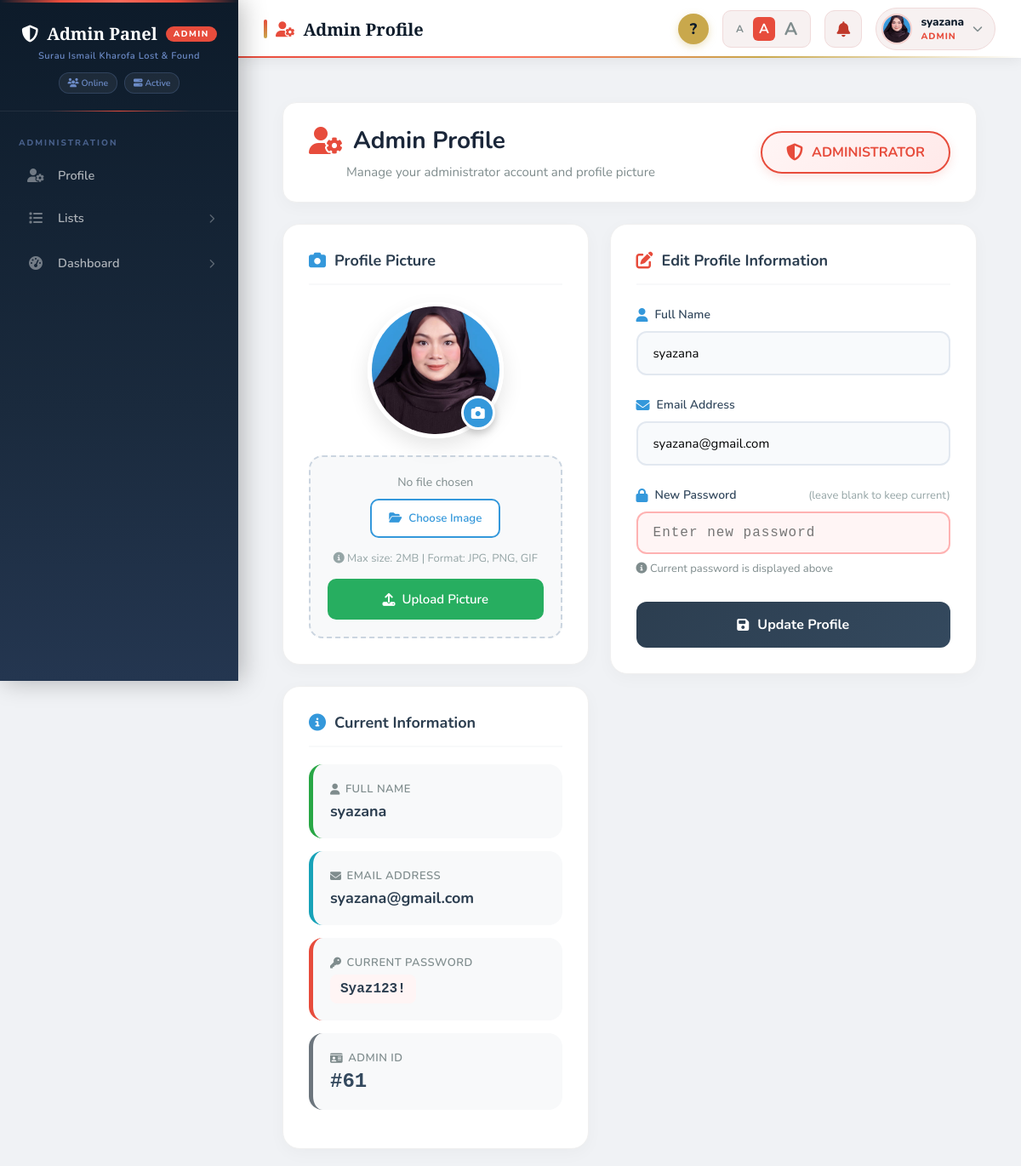
Screenshot of /admin_profile.php (signed in) with the database file from the repository.
### tables this page shows
CREATE TABLE `accounts` (
  `id` int(11) NOT NULL,
  `role` enum('user','admin') NOT NULL,
  `name` varchar(100) DEFAULT NULL,
  `contactnum` varchar(20) DEFAULT NULL,
  `email` varchar(100) DEFAULT NULL,
  `profile_pic` varchar(255) DEFAULT NULL,
  `password` varchar(255) NOT NULL,
  `is_2fa_enabled` tinyint(1) DEFAULT 0,
  `is_verified` tinyint(1) DEFAULT 0
);

### admin_profile.php (the view, shortened to what this page needs)
<?php
include_once 'db_connect.php';
$user_id = $_SESSION['user_id'];
$sql = "SELECT * FROM accounts WHERE id='$user_id' AND role='admin'";
$result = mysqli_query($connect, $sql);
$admin = mysqli_fetch_assoc($result);
include 'admin_sidebar_nav.php';
?>
<!DOCTYPE html>
<html lang="en">
<head>
    <link rel="stylesheet" href="https://cdnjs.cloudflare.com/ajax/libs/font-awesome/6.4.0/css/all.min.css">
</head>
<body>
    <div class="profile-wrapper">
        <div class="profile-header">
            <div class="header-title">
                <h1>
                    <i class="fas fa-user-cog"></i>
                    Admin Profile
                </h1>
                <p>Manage your administrator account and profile picture</p>
            </div>
            <div class="admin-badge-large">
                <i class="fas fa-shield-alt"></i>
                ADMINISTRATOR
            </div>
        </div>
        <div class="profile-grid">
            <div class="profile-left">
                <div class="profile-card">
                    <div class="card-title">
                        <i class="fas fa-camera"></i>
                        Profile Picture
                    </div>
                    <div class="profile-pic-container">
                        <div class="profile-pic-wrapper">
                            <?php if(!empty($admin['profile_pic']) && file_exists('profile_pics/' . $admin['profile_pic'])): ?>
                                <img src="profile_pics/<?php echo $admin['profile_pic']; ?>"
                                     alt="Profile"
                                     class="profile-pic"
                                     id="currentProfilePic">
                            <?php else: ?>
                                <div class="profile-pic-default" id="defaultIcon">
                                    <span><?php echo substr($admin['name'], 0, 1); ?></span>
                                </div>
                            <?php endif; ?>
                            <label for="profileImage" class="profile-pic-edit">
                                <i class="fas fa-camera"></i>
                            </label>
                        </div>
                    </div>
                    <div class="upload-area">
                        <form method="POST" action="" enctype="multipart/form-data" id="uploadForm">
                            <div style="text-align: center;">
                                <span id="fileName" style="color: #7f8c8d; font-size: 14px; display: block; margin-bottom: 10px;">No file chosen</span>
                                <button type="button" class="file-input-btn" onclick="document.getElementById('profileImage').click()">
                                    <i class="fas fa-folder-open"></i> Choose Image
                                </button>
                            </div>
                            <p style="color: #95a5a6; font-size: 13px; margin: 15px 0; text-align: center;">
                                <i class="fas fa-info-circle"></i> Max size: 2MB | Format: JPG, PNG, GIF
                            </p>
                            <button type="submit" name="upload_picture" class="btn-upload">
                                <i class="fas fa-upload"></i> Upload Picture
                            </button>
                        </form>
                    </div>
                </div>
                <div class="profile-card">
                    <div class="card-title">
                        <i class="fas fa-info-circle"></i>
                        Current Information
                    </div>
                    <div class="info-item" style="border-left-color: #28a745;">
                        <div class="info-label">
                            <i class="fas fa-user"></i> FULL NAME
                        </div>
                        <div class="info-value"><?php echo htmlspecialchars($admin['name']); ?></div>
                    </div>
                    <div class="info-item" style="border-left-color: #17a2b8;">
                        <div class="info-label">
                            <i class="fas fa-envelope"></i> EMAIL ADDRESS
                        </div>
                        <div class="info-value"><?php echo htmlspecialchars($admin['email'] ?? 'Not set'); ?></div>
                    </div>
                    <div class="info-item" style="border-left-color: #e74c3c;">
                        <div class="info-label">
                            <i class="fas fa-key"></i> CURRENT PASSWORD
                        </div>
                        <div class="info-value" style="font-family: 'Courier New', monospace; font-size: 16px; background: #fff5f5; padding: 8px 12px; border-radius: 8px; display: inline-block;">
                            <?php echo htmlspecialchars($admin['password']); ?>
                        </div>
                    </div>
                    <div class="info-item" style="border-left-color: #6c757d;">
                        <div class="info-label">
                            <i class="fas fa-id-card"></i> ADMIN ID
                        </div>
                        <div class="info-value id">#<?php echo $admin['id']; ?></div>
                    </div>
                </div>
            </div>
            <div class="profile-right">
                <div class="form-card">
                    <div class="form-title">
                        <i class="fas fa-edit"></i>
                        Edit Profile Information
                    </div>
                    <form method="POST" action="">
                        <div class="form-group">
                            <label>
                                <i class="fas fa-user"></i> Full Name
                            </label>
                            <input type="text" name="name" value="<?php echo htmlspecialchars($admin['name']); ?>"
                                   required class="form-control">
                        </div>
                        <div class="form-group">
                            <label>
                                <i class="fas fa-envelope"></i> Email Address
                            </label>
                            <input type="email" name="email" value="<?php echo htmlspecialchars($admin['email'] ?? ''); ?>"
                                   required class="form-control">
                        </div>
                        <div class="form-group">
                            <label>
                                <i class="fas fa-lock"></i> New Password
                                <span style="font-size: 13px; color: #95a5a6; font-weight: normal; margin-left: auto;">
                                    (leave blank to keep current)
                                </span>
                            </label>
                            <input type="text" name="password" placeholder="Enter new password"
                                   class="form-control password-field" value="">
                            <small style="display: block; margin-top: 8px; color: #7f8c8d; font-size: 13px;">
                                <i class="fas fa-info-circle"></i> Current password is displayed above
                            </small>
                        </div>
                        <button type="submit" name="update" class="btn-update">
                            <i class="fas fa-save"></i> Update Profile
                        </button>
                    </form>
                </div>
            </div>
        </div>
    </div>
</body>
</html>

### admin_sidebar_nav.php (shortened to what this page needs)
<?php
include_once 'db_connect.php';
$user_id = $_SESSION['user_id'];
$user_sql = "SELECT profile_pic, name FROM accounts WHERE id='$user_id'";
$user_result = mysqli_query($connect, $user_sql);
$user_data = mysqli_fetch_assoc($user_result);
$current_page = basename($_SERVER['PHP_SELF']);
?>
<link rel="stylesheet" href="https://cdn.jsdelivr.net/npm/shepherd.js@11/dist/css/shepherd.css">
<link rel="stylesheet" href="https://cdnjs.cloudflare.com/ajax/libs/font-awesome/6.4.0/css/all.min.css">
<div class="admin-sidebar">
    <div class="admin-logo">
        <h2>
            <i class="fas fa-shield-alt"></i>
            Admin Panel
            <span class="admin-badge">ADMIN</span>
        </h2>
        <p>Surau Ismail Kharofa Lost & Found</p>
        <div class="system-stats">
            <span class="stat-badge"><i class="fas fa-users"></i> Online</span>
            <span class="stat-badge"><i class="fas fa-server"></i> Active</span>
        </div>
    </div>
    <div class="admin-nav-menu">
        <div class="admin-nav-title">Administration</div>
        <a href="admin_profile.php" class="admin-nav-item <?php echo $current_page == 'admin_profile.php' ? 'active' : ''; ?>">
            <div class="admin-nav-icon"><i class="fas fa-user-cog"></i></div>
            <div class="admin-nav-text">Profile</div>
        </a>
        <button class="admin-nav-item" data-submenu="listsSubmenu">
            <div class="admin-nav-icon"><i class="fas fa-list"></i></div>
            <div class="admin-nav-text">Lists</div>
            <div class="nav-arrow"><i class="fas fa-chevron-right"></i></div>
        </button>
        <button class="admin-nav-item" data-submenu="dashboardSubmenu">
            <div class="admin-nav-icon"><i class="fas fa-tachometer-alt"></i></div>
            <div class="admin-nav-text">Dashboard</div>
            <div class="nav-arrow"><i class="fas fa-chevron-right"></i></div>
        </button>
    </div>
</div>
<div class="admin-top-header">
    <div class="admin-page-title">
        <i class="fas fa-<?php
            $page_icons = [
                'admin_statistics.php' => 'chart-bar',
                'admin_profile.php' => 'user-cog',
                'list_found.php' => 'hand-holding-heart',
                'list_lost.php' => 'search',
                'admin_trail.php' => 'history',
                'admin_users.php' => 'user-friends',
                'form_item.php' => 'plus-circle',
                'archive_items.php' => 'archive'
            ];
            echo $page_icons[$current_page] ?? 'cog';
        ?> admin-title-icon"></i>
        <?php
        $page_titles = [
            'admin_statistics.php' => 'Dashboard Statistics',
            'admin_profile.php' => 'Admin Profile',
            'list_found.php' => 'Found Items Management',
            'list_lost.php' => 'Lost Items Management',
            'admin_trail.php' => 'Admin Activity Trail',
            'admin_users.php' => 'User Accounts Management',
            'form_item.php' => 'Report Item',
            'archive_items.php' => 'Archive'
        ];
        echo $page_titles[$current_page] ?? 'Admin Panel';
        ?>
    </div>
    <div class="admin-header-right">
<button class="tour-btn" onclick="startAdminTour()" title="Start guided tour">?</button>
<div class="font-size-toggle">
   <button class="font-btn" onclick="setAdminFontSize('small')" id="afs-small" style="font-size:12px;">A</button>
<button class="font-btn active" onclick="setAdminFontSize('medium')" id="afs-medium" style="font-size:16px;">A</button>
<button class="font-btn" onclick="setAdminFontSize('large')" id="afs-large" style="font-size:21px;">A</button>
</div>
        <div class="admin-dropdown">
            <button class="admin-notification-btn">
                <i class="fas fa-bell"></i>
            </button>
        </div>
        <div class="admin-dropdown">
            <div class="admin-user-profile">
                <div class="admin-user-avatar">
                    <?php if(!empty($user_data['profile_pic']) && file_exists('profile_pics/' . $user_data['profile_pic'])): ?>
                        <img src="profile_pics/<?php echo $user_data['profile_pic']; ?>"
                             alt="Profile"
                             style="width: 100%; height: 100%; object-fit: cover;">
                    <?php endif; ?>
                </div>
                <div class="admin-user-info">
                    <div class="admin-user-name"><?php echo htmlspecialchars($user_data['name'] ?? 'Administrator'); ?></div>
                    <div class="admin-user-role">ADMIN</div>
                </div>
                <i class="fas fa-chevron-down" style="color: #7f8c8d; font-size: 12px;"></i>
            </div>
        </div>
    </div>
</div>
<div class="admin-main-content">

### rows the page displays
accounts: profile_pic (picture), name "syazana", email "syazana@gmail.com", password "Syaz123!", id "61"

### other values shown
$page_titles[$current_page] "Admin Profile"
